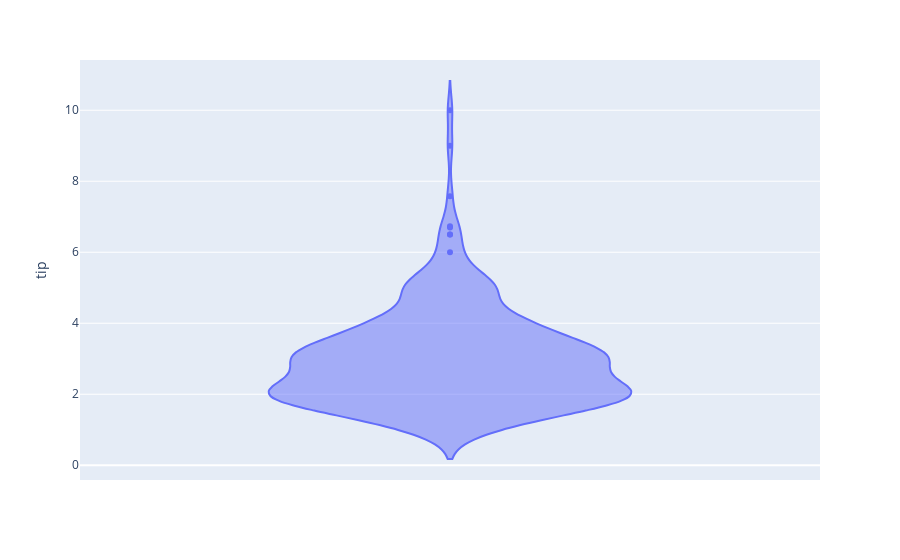

Notebook cell for this chart:
### Code cell
fig = px.violin(tips,y='tip')
fig.show()

### Figure 1 — Plotly figure (JSON) as saved in the notebook; plotly's stock layout.template omitted (floating-point values rounded to 4 significant figures; data arrays with more than 128 entries replaced by an {"elided": "..."} marker saying what was removed)
{"data": [{"alignmentgroup": "True", "box": {"visible": false}, "hovertemplate": "tip=%{y}<extra></extra>", "legendgroup": "", "marker": {"color": "#636efa"}, "name": "", "offsetgroup": "", "orientation": "v", "scalegroup": "True", "showlegend": false, "type": "violin", "x0": " ", "xaxis": "x", "y": {"elided": "244 float values"}, "y0": " ", "yaxis": "y"}], "layout": {"legend": {"tracegroupgap": 0}, "margin": {"t": 60}, "violinmode": "group", "xaxis": {"anchor": "y", "domain": [0, 1]}, "yaxis": {"anchor": "x", "domain": [0, 1], "title": {"text": "tip"}}}}
